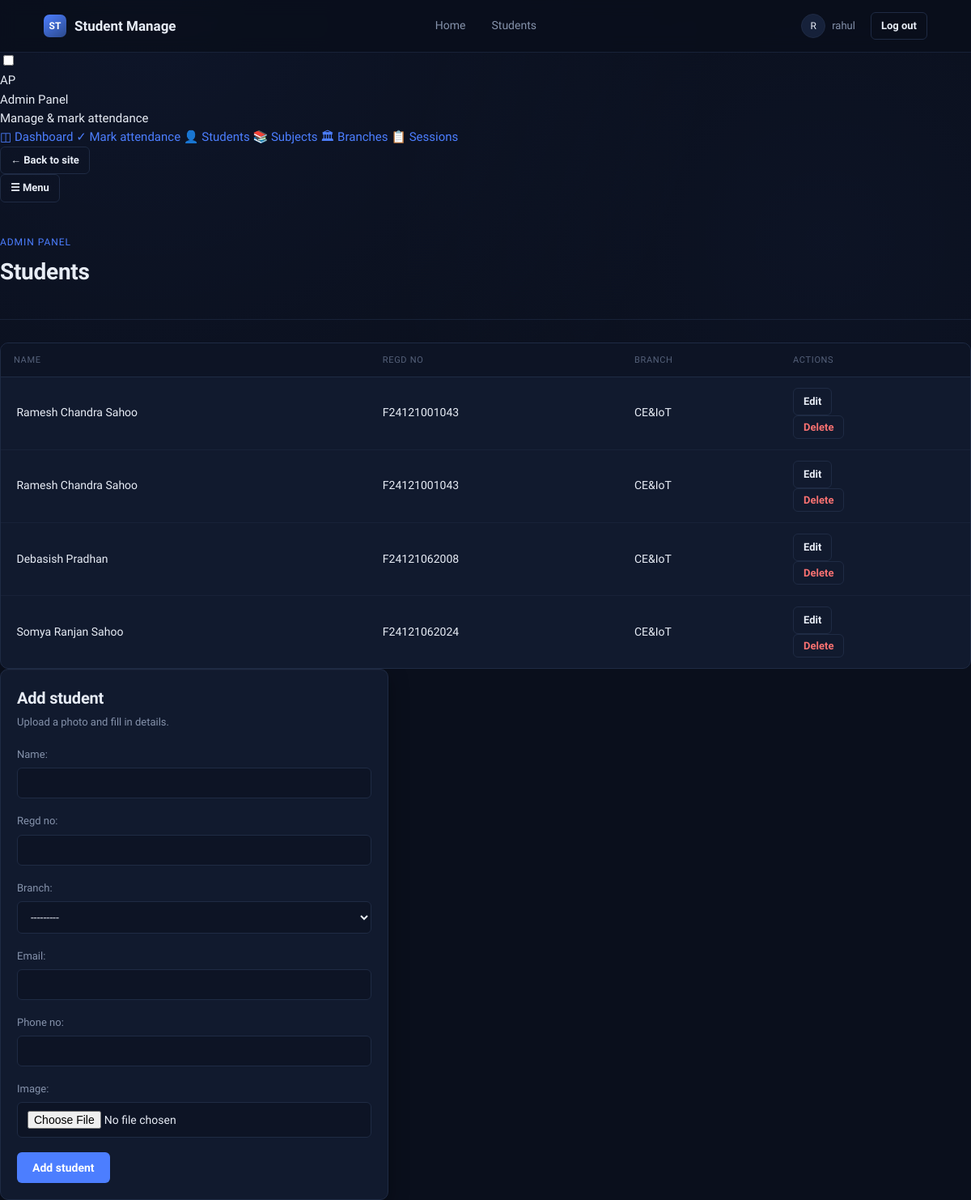
Page /panel/students/ (signed in) on the committed database.
### CR_Control/models.py (models this page shows, shortened)
class Students(models.Model):
    name = models.CharField(max_length=64)
    regd_no = models.CharField(max_length=12)
    branch = models.ForeignKey(Branch, on_delete=models.CASCADE, related_name="st_branch")
    email = models.EmailField()
    phone_no = models.IntegerField(
        validators=[
            MinValueValidator(10),
            MaxValueValidator(9999999999)
            ]
    )
    image = models.ImageField(upload_to='student_img')
    class Meta:
        ordering = ['regd_no']

class Branch(models.Model):
    semester = models.IntegerField()
    name = models.CharField(max_length=64)
    code = models.CharField(max_length=12)
    def __str__(self):
        return f"{self.name} {self.code}"

### CR_Control/admin_views.py (the view)
# urls.py: path("panel/students/", admin_views.panel_students, name="panel_students"),
@staff_or_teacher_required
def panel_students(request):
    form = StudentForm()
    if request.method == "POST" and request.POST.get("action") == "add_student":
        form = StudentForm(request.POST, request.FILES)
        if form.is_valid():
            form.save()
            messages.success(request, "Student added successfully.")
            return redirect("panel_students")
    return render(request, "panel/students.html", {
        "students": Students.objects.select_related("branch"),
        "form": form,
    })

### CR_Control/forms.py
class StudentForm(forms.ModelForm):
    class Meta:
        model = Students
        fields = '__all__'

### CR_Control/context_processors.py (called while the page is built)
def panel_access(request):
    return {"can_access_panel": user_can_access_panel(request.user)}

### CR_Control/templates/panel/students.html (shortened to what this page needs)
{% extends 'panel/layout_panel.html' %}
{% block panel_content %}
<div class="page-header">
  <div>
    <span class="page-header__eyebrow">Admin Panel</span>
    <h1>Students</h1>
  </div>
</div>
<div class="panel-split">
  <div class="panel-split__main">
    <div class="table-wrap">
      <table class="register">
        <thead>
          <tr>
            <th>Name</th>
            <th>Regd No</th>
            <th>Branch</th>
            <th>Actions</th>
          </tr>
        </thead>
        <tbody>
          {% for student in students %}
          <tr>
            <td>
              <div class="table-user">
                <span>{{ student.name }}</span>
              </div>
            </td>
            <td class="text-mono">{{ student.regd_no }}</td>
            <td>{{ student.branch.code }}</td>
            <td>
              <div class="row-actions">
                <a href="{% url 'panel_student_edit' student.id %}" class="btn btn--ghost btn--sm">Edit</a>
                <form method="POST" action="{% url 'panel_student_delete' student.id %}" class="inline-form"
                  onsubmit="return confirm('Delete {{ student.name }}? This cannot be undone.');">
                  <button type="submit" class="btn btn--danger btn--sm">Delete</button>
                </form>
              </div>
            </td>
          </tr>
          {% endfor %}
        </tbody>
      </table>
    </div>
  </div>
  <div class="panel-split__side">
    <div class="card form-card">
      <h2>Add student</h2>
      <p class="text-muted form-card__hint">Upload a photo and fill in details.</p>
      <form method="POST" enctype="multipart/form-data">
        {{ form.as_p }}
        <button type="submit" class="btn btn--primary">Add student</button>
      </form>
    </div>
  </div>
</div>
{% endblock %}

### CR_Control/templates/nav.html (shortened to what this page needs)
<nav class="nav">
  <div class="nav__inner">
    <div class="nav__brand">
      <span class="nav__brand-mark">ST</span>
      <span class="nav__brand-text">Student Manage</span>
    </div>
    <ul class="nav__links">
      <li><a class="nav__link {% if active == 'home' %}is-active{% endif %}" href="{% url 'home' %}">Home</a></li>
      <li><a class="nav__link {% if active == 'student' %}is-active{% endif %}" href="{% url 'students' %}">Students</a></li>
    </ul>
    <div class="nav__right">
      {% if user.is_authenticated %}
        <a href="{% url 'profile' %}" class="nav__user nav__user--link {% if active == 'profile' %}is-active{% endif %}" title="Account settings">
          <span class="nav__avatar">{{ user.username|slice:":1"|upper }}</span>
          <span class="nav__username">{{ user.username }}</span>
        </a>
        <a href="{% url 'logout' %}" class="btn btn--ghost btn--sm">Log out</a>
      {% else %}
        <a href="{% url 'login' %}" class="btn btn--primary btn--sm">Log in</a>
      {% endif %}
    </div>
  </div>
</nav>

### rows in the picture
Students: name "Ramesh Chandra Sahoo", regd_no "F24121001043", branch.code "CE&IoT"
Students: name "Ramesh Chandra Sahoo", regd_no "F24121001043", branch.code "CE&IoT"
Students: name "Debasish Pradhan", regd_no "F24121062008", branch.code "CE&IoT"
Students: name "Somya Ranjan Sahoo", regd_no "F24121062024", branch.code "CE&IoT"

### other values in the picture
{{ user.username|slice:":1"|upper }} "R"
{{ user.username }} "rahul"
